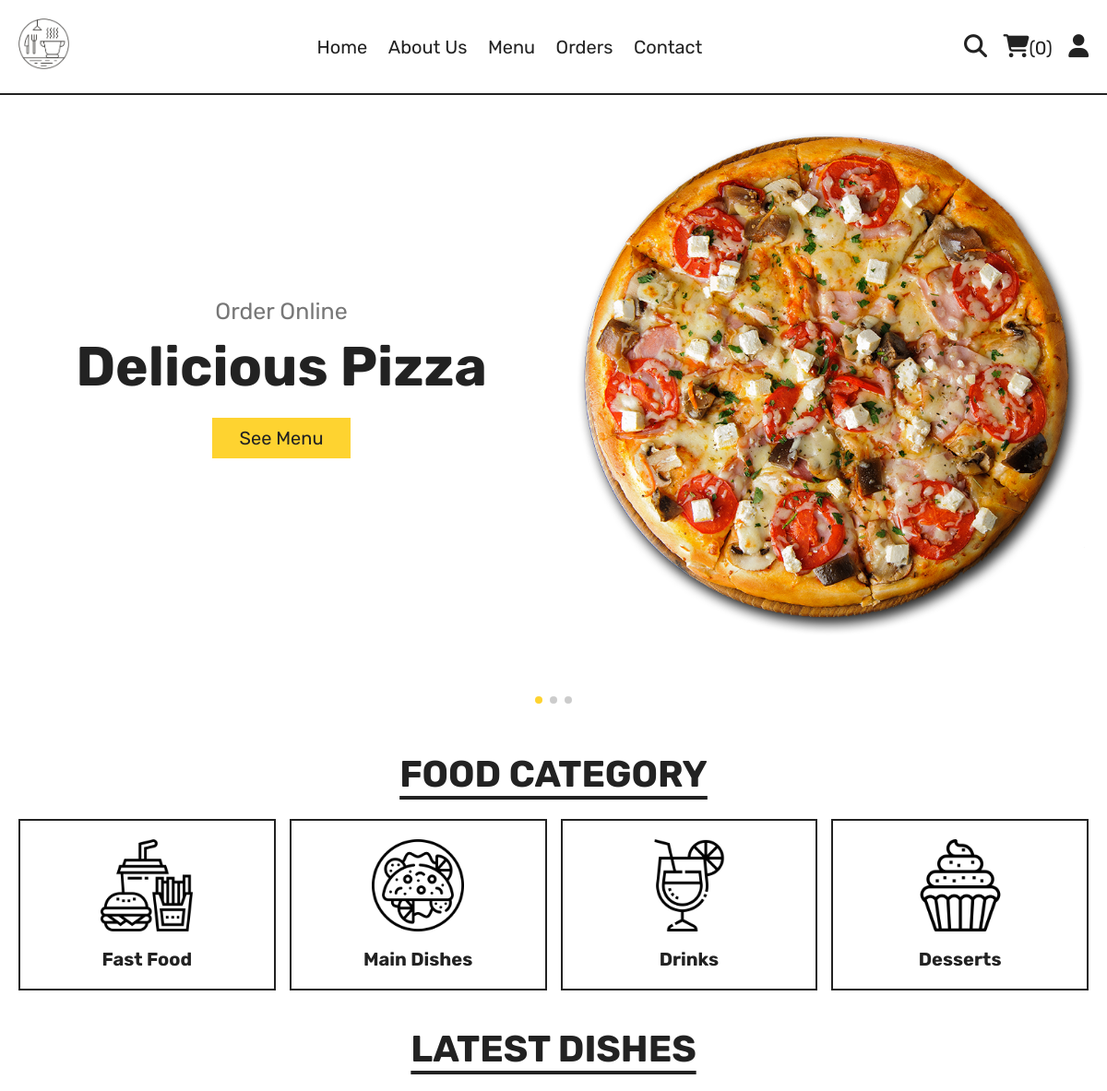
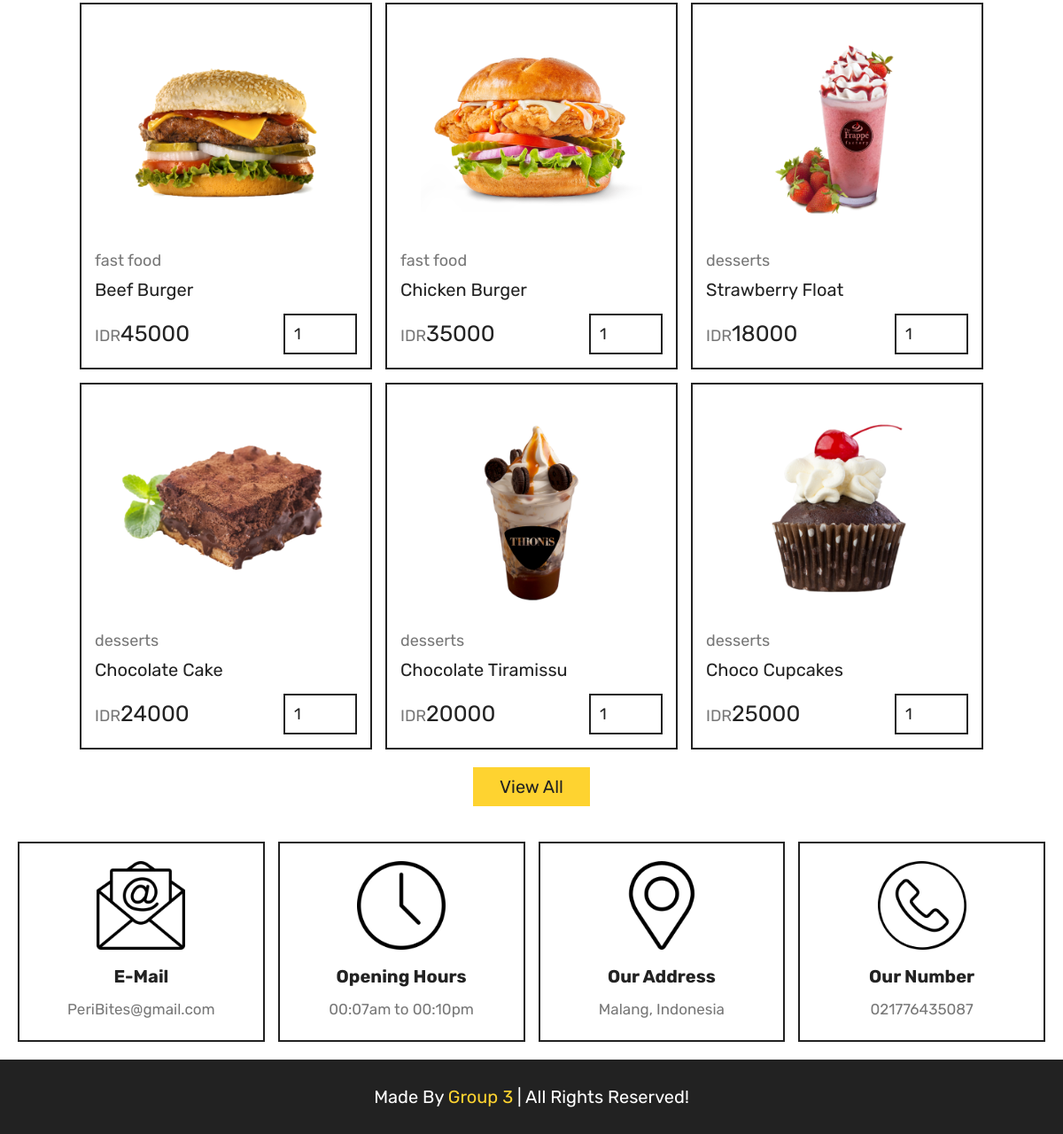
The page / on the database its author committed (2 pictures, top to bottom).
### tables this page shows
CREATE TABLE `products` (
  `id` int(100) NOT NULL,
  `name` varchar(100) NOT NULL,
  `category` varchar(100) NOT NULL,
  `price` int(10) NOT NULL,
  `image` varchar(100) NOT NULL
);

### include/home.php (the view, shortened to what this page needs)
<?php
include 'components/connect.php';
?>
<!DOCTYPE html>
<html lang="en">
<head>
   <link rel="stylesheet" href="https://unpkg.com/swiper@8/swiper-bundle.min.css" />
   <link rel="stylesheet" href="https://cdnjs.cloudflare.com/ajax/libs/font-awesome/6.1.1/css/all.min.css">
   <link rel="stylesheet" href="css/style.css">
</head>
<body>
<?php include 'components/user_header.php'; ?>
<section class="hero">
   <div class="swiper hero-slider">
      <div class="swiper-wrapper">
         <div class="swiper-slide slide">
            <div class="content">
               <span>Order Online</span>
               <h3>Delicious Pizza</h3>
               <a href="index.php?include=menu" class="btn">See Menu</a>
            </div>
            <div class="image">
               <img src="images/home-img-1.png" alt="">
            </div>
         </div>
      </div>
      <div class="swiper-pagination"></div>
   </div>
</section>
<section class="category">
   <h1 class="title">Food Category</h1>
   <div class="box-container">
      <a href="index.php?include=category&category=fast food" class="box">
         <img src="images/cat-1.png" alt="">
         <h3>Fast Food</h3>
      </a>
      <a href="index.php?include=category&category=main dish" class="box">
         <img src="images/cat-2.png" alt="">
         <h3>Main Dishes</h3>
      </a>
      <a href="index.php?include=category&category=drinks" class="box">
         <img src="images/cat-3.png" alt="">
         <h3>Drinks</h3>
      </a>
      <a href="index.php?include=category&category=desserts" class="box">
         <img src="images/cat-4.png" alt="">
         <h3>Desserts</h3>
      </a>
   </div>
</section>
<section class="products">
   <h1 class="title">Latest Dishes</h1>
   <div class="box-container">
      <?php
         $select_products = $conn->prepare("SELECT * FROM `products` LIMIT 6");
         $select_products->execute();
         if($select_products->rowCount() > 0){
            while($fetch_products = $select_products->fetch(PDO::FETCH_ASSOC)){
      ?>
      <form action="" method="post" class="box">
         <img src="uploaded_img/<?= $fetch_products['image']; ?>" alt="">
         <a href="index.php?include=category&category=<?= $fetch_products['category']; ?>" class="cat"><?= $fetch_products['category']; ?></a>
         <div class="name"><?= $fetch_products['name']; ?></div>
         <div class="flex">
            <div class="price"><span>IDR</span><?= $fetch_products['price']; ?></div>
            <input type="number" name="qty" class="qty" min="1" max="99" value="1" maxlength="2">
         </div>
      </form>
      <?php
            }
         }else{
            echo '<p class="empty">no products added yet!</p>';
         }
      ?>
   </div>
   <div class="more-btn">
      <a href="index.php?include=menu" class="btn">View All</a>
   </div>
</section>
<?php include 'components/footer.php'; ?>
</body>
</html>

### index.php (shortened to what this page needs)
<?php
include('components/connect.php');
?>
<!doctype html>
<html>
<head>
</head>
<?php
if(isset($_GET["include"])){
$include = $_GET["include"];
if(isset($_SESSION['id'])){
    ?>
<?php
}else{
}
}else{
if(isset($_SESSION['id'])){
    ?>
<body>
<?php
include("include/user_header.php");
?>
</body>
<?php
}else{
    include("include/home.php");
}
}
?>
</html>

### components/user_header.php (shortened to what this page needs)
<header class="header">
   <section class="flex">
      <div class="logo">
         <a href="index.php?include=home"> <img src="images/web_logo.png" alt="" class="logo"></a>
      </div>
      <nav class="navbar">
         <a href="index.php?include=home">Home</a>
         <a href="index.php?include=about">About Us</a>
         <a href="index.php?include=menu">Menu</a>
         <a href="index.php?include=orders">Orders</a>
         <a href="index.php?include=contact">Contact</a>
      </nav>
      <div class="icons">
         <?php
            $count_cart_items = $conn->prepare("SELECT * FROM `cart` WHERE user_id = ?");
            $count_cart_items->execute([$user_id]);
            $total_cart_items = $count_cart_items->rowCount();
         ?>
         <a href="index.php?include=search"><i class="fas fa-search"></i></a>
         <a href="index.php?include=cart"><i class="fas fa-shopping-cart"></i><span>(<?= $total_cart_items; ?>)</span></a>
         <div id="user-btn" class="fas fa-user"></div>
      </div>
   </section>
</header>

### components/footer.php (shortened to what this page needs)
<footer class="footer">
   <section class="grid">
      <div class="box">
         <img src="images/email-icon.png" alt="">
         <h3>E-mail</h3>
         <a>PeriBites@gmail.com</a>
      </div>
      <div class="box">
         <img src="images/clock-icon.png" alt="">
         <h3>Opening Hours</h3>
         <p>00:07am to 00:10pm</p>
      </div>
      <div class="box">
         <img src="images/map-icon.png" alt="">
         <h3>Our Address</h3>
         <a>Malang, Indonesia</a>
      </div>
      <div class="box">
         <img src="images/phone-icon.png" alt="">
         <h3>Our Number</h3>
         <a>021776435087</a>
      </div>
   </section>
   <div class="credit">Made by <span>Group 3</span> | all rights reserved!</div>
</footer>

### css/style.css (style rules this page uses)
:root { --yellow:#fed330; --red:#e74c3c; --white:#fff; --black:#222; --light-color:#777; --border:.2rem solid var(--black); }
* { font-family: 'Rubik', sans-serif; margin:0; padding:0; box-sizing: border-box; outline: none; border: none; text-decoration: none; }
html { font-size: 62.5%; overflow-x: hidden; scroll-behavior: smooth; stop-opacity: 7rem; }
section { margin:0 auto; max-width: 1200px; padding:2rem; }
.title { text-align: center; margin-bottom: 2.5rem; font-size: 4rem; color:var(--black); text-transform: uppercase; text-decoration: underline; text-underline-offset: 1rem; }
.btn, .delete-btn { margin-top: 1rem; display: inline-block; font-size: 2rem; padding:1rem 3rem; cursor: pointer; text-transform: capitalize; transition: .2s linear; }
.btn { background-color: var(--yellow); color:var(--black); }
.header { position: sticky; top:0; left:0; right:0; z-index: 1000; background-color: var(--white); border-bottom: var(--border); }
.header .flex { display: flex; align-items: center; justify-content: space-between; position: relative; }
.header .flex .logo { font-size: 2.5rem; color:var(--black); width: 55px; }
.header .flex .navbar a { font-size: 2rem; color:var(--black); margin:0 1rem; }
.header .flex .icons > * { margin-left: 1.5rem; font-size: 2.5rem; color:var(--black); cursor: pointer; }
.header .flex .icons span { font-size: 2rem; }
.hero .slide { display: flex; align-items: center; flex-wrap: wrap-reverse; gap:2rem; margin-bottom: 4rem; }
.hero .slide .image { flex:1 1 40rem; }
.hero .slide .image img { width: 100%; }
.hero .slide .content { flex:1 1 40rem; text-align: center; }
.hero .slide .content span { font-size: 2.5rem; color:var(--light-color); }
.hero .slide .content h3 { margin:1rem 0; font-size: 6rem; color:var(--black); text-transform: capitalize; }
.category .box-container { display: grid; grid-template-columns: repeat(auto-fit, minmax(27rem, 1fr)); gap:1.5rem; align-items: flex-start; }
.category .box-container .box { border:var(--border); padding:2rem; text-align: center; }
.category .box-container .box img { width: 100%; height: 10rem; object-fit: contain; }
.category .box-container .box h3 { font-size: 2rem; margin-top: 1.5rem; color:var(--black); text-transform: capitalize; }
.products .box-container { display: grid; grid-template-columns: repeat(auto-fit, 33rem); justify-content: center; align-items: flex-start; gap:1.5rem; }
.products .box-container .box { border:var(--border); padding:1.5rem; position: relative; overflow: hidden; }
.products .box-container .box img { height: 25rem; width: 100%; object-fit: contain; margin-bottom: 1rem; }
.products .box-container .box .cat { font-size: 1.8rem; color:var(--light-color); }
.products .box-container .box .name { font-size: 2rem; color:var(--black); margin:1rem 0; }
.products .box-container .box .flex { display: flex; align-items: center; gap:1rem; margin-top: 1.5rem; }
.products .box-container .box .flex .price { margin-right: auto; font-size: 2.5rem; color:var(--black); }
.products .box-container .box .flex .price span { color:var(--light-color); font-size: 1.8rem; }
.products .box-container .box .flex .qty { padding:1rem; border:var(--border); font-size: 1.8rem; color:var(--black); }
.products .more-btn { margin-top: 1rem; text-align: center; }
.footer .grid { display: grid; grid-template-columns: repeat(auto-fit, minmax(27rem, 1fr)); gap:1.5rem; align-items: flex-start; }
.footer .grid .box { border:var(--border); padding:2rem; text-align: center; }
.footer .grid .box img { height: 10rem; width: 100%; object-fit: contain; margin-bottom: .5rem; }
.footer .grid .box h3 { margin:1rem 0; font-size: 2rem; color:var(--black); text-transform: capitalize; }
.footer .grid .box p, .footer .grid .box a { display: block; font-size: 1.7rem; color:var(--light-color); line-height: 1.8; }
.credit { padding:3rem 2rem; text-align: center; background-color: var(--black); color:var(--white); font-size: 2rem; text-transform: capitalize; }
.credit span { color:var(--yellow); }

### rows shown on the page
products: image (picture), category "fast food", name "Beef Burger", price "45000"
products: image (picture), category "fast food", name "Chicken Burger", price "35000"
products: image (picture), category "desserts", name "Strawberry Float", price "18000"
products: image (picture), category "desserts", name "Chocolate Cake", price "24000"
products: image (picture), category "desserts", name "Chocolate Tiramissu", price "20000"
products: image (picture), category "desserts", name "Choco Cupcakes", price "25000"

### other values the page prints
$total_cart_items "0"
